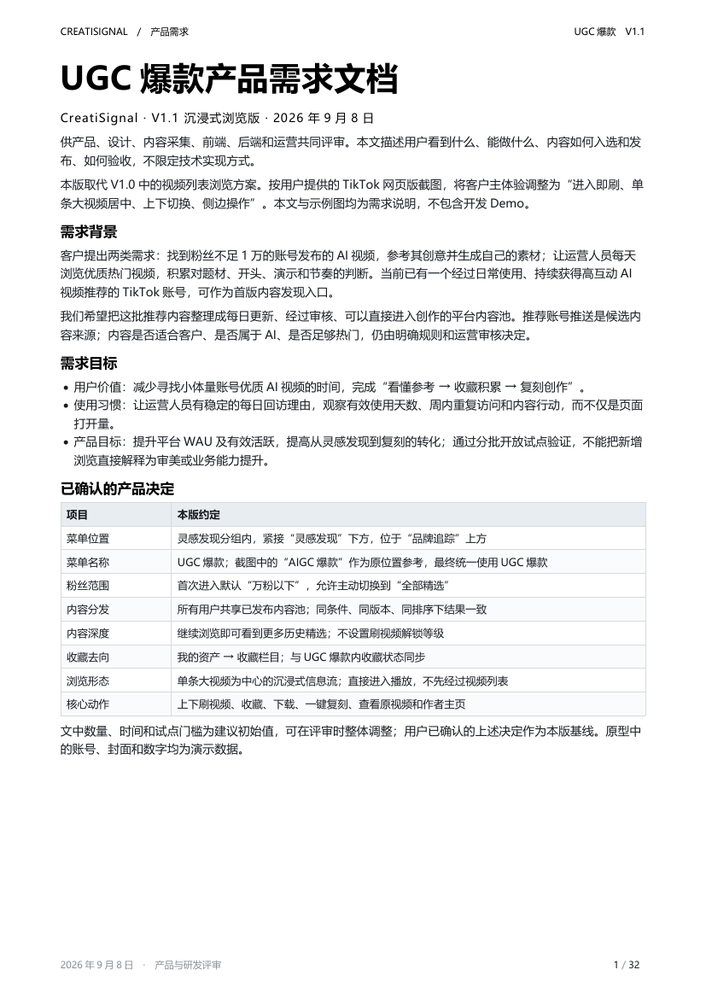
#> input picture deliverables/ugc-hits-prd-immersive-20260908/_build/word-pages/page-01.png, 706 x 999 px, shrunk from 827 x 1170 before the run; its folder holds only this picture in this run
$ python qa_pages.py word-pages/page-01.png
#> lines starting #> are read from the running program, lines starting #| are printed output that depends on the picture
from pathlib import Path
import json,sys
from pypdf import PdfReader
from PIL import Image, ImageDraw
ROOT=Path(__file__).resolve().parent
if '--inspect' in sys.argv:
    pdf=PdfReader(ROOT/'word-render.pdf')
    report=[]
    for i,p in enumerate(pdf.pages):
        text=p.extract_text() or ''
        lines=text.splitlines()
        report.append({'page':i+1,'chars':len(text),'head':lines[:4],'tail':lines[-4:]})
    (ROOT/'page_text_qa.json').write_text(json.dumps(report,ensure_ascii=False,indent=2),encoding='utf-8')
    print(json.dumps(report,ensure_ascii=False,indent=2))
else:
    paths=sorted((ROOT/'word-pages').glob('page-*.png'))
    out=ROOT/'review';out.mkdir(exist_ok=True)
    for i in range(0,len(paths),2):
        pics=[Image.open(p).convert('RGB') for p in paths[i:i+2]]
#> pics = 1 item
        canvas=Image.new('RGB',(pics[0].width*2,max(p.height for p in pics)+26),'#d7dbe0')
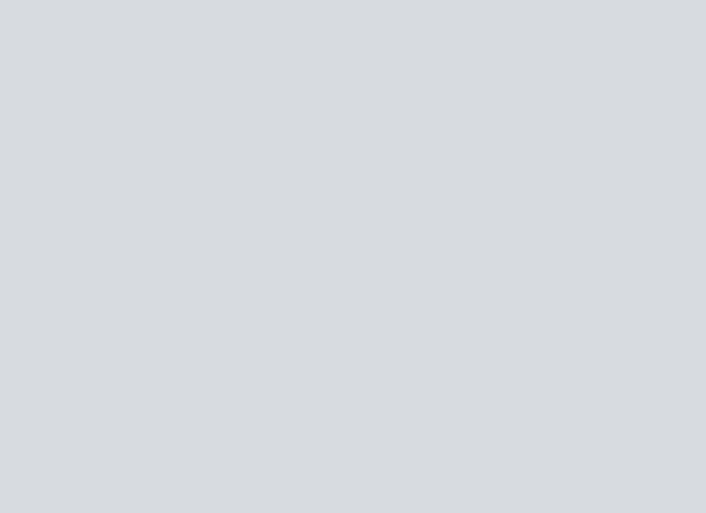
#> canvas: PIL image 1412x1025 RGB (shown at 1/2 size); mean R, G, B 215, 219, 224
        d=ImageDraw.Draw(canvas)
        for j,pic in enumerate(pics):
            canvas.paste(pic,(j*pic.width,26));d.text((j*pic.width+12,6),paths[i+j].stem,fill='black')
#> this loop made 1 pass
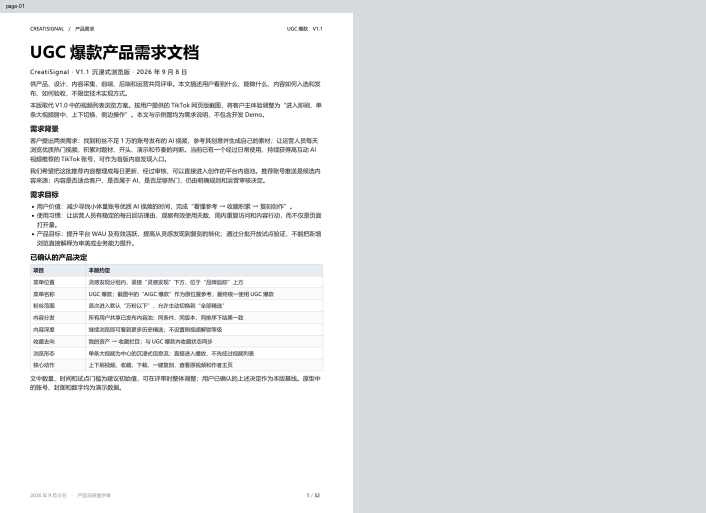
#> canvas: PIL image 1412x1025 RGB (shown at 1/2 size); mean R, G, B 227.3, 229.5, 232.3
        canvas.save(out/f'pair-{i//2+1:02d}.png')
    print('Review sheets:',len(paths),'pages')

$ run again, on deliverables/ugc-hits-prd-immersive-20260908/_build/word-pages/page-05.png
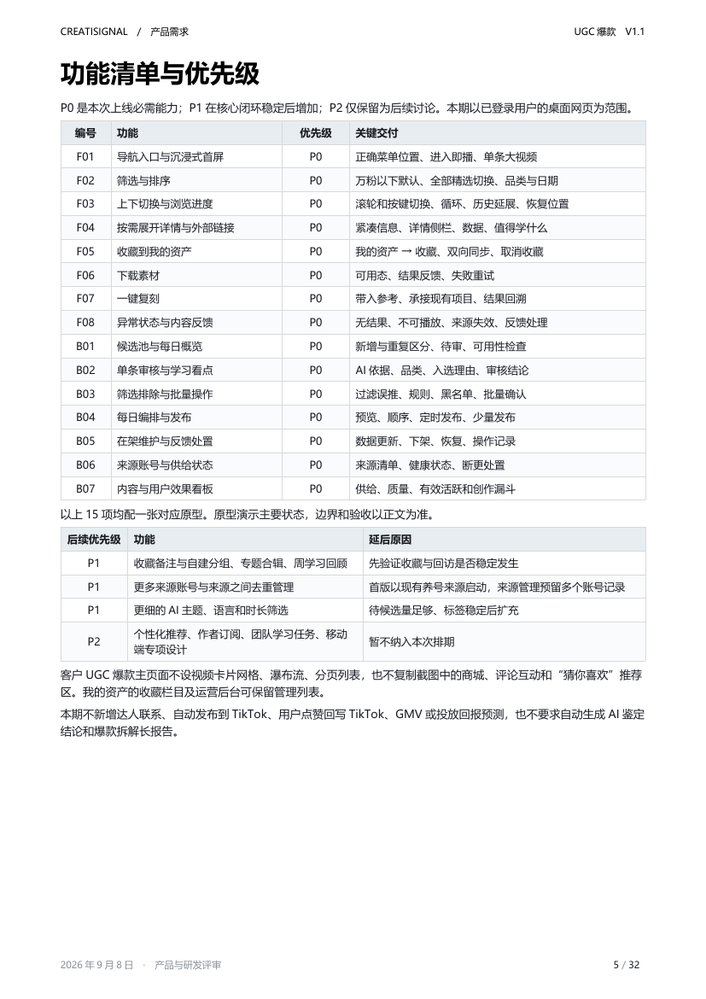
#> input picture deliverables/ugc-hits-prd-immersive-20260908/_build/word-pages/page-05.png, 706 x 999 px, shrunk from 827 x 1170 before the run
#> pics = 1 item
#> the loop `for j,pic in enumerate(pics):` made 1 pass
#> after the loop `for j,pic in enumerate(pics):`:
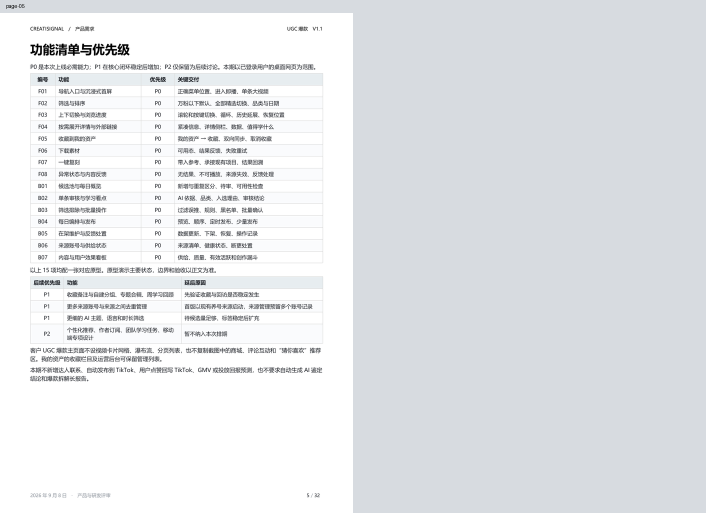
#> canvas: PIL image 1412x1025 RGB (shown at 1/2 size); mean R, G, B 228.2, 230.5, 233.3

$ run again, on deliverables/ugc-hits-prd-immersive-20260908/_build/word-pages/page-06.png
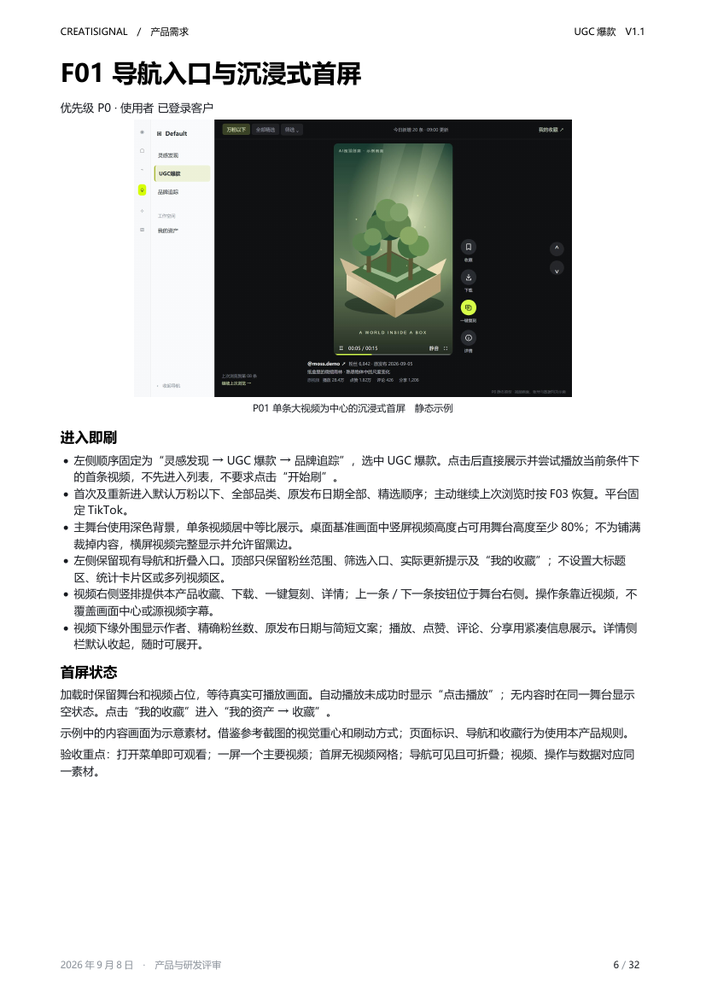
#> input picture deliverables/ugc-hits-prd-immersive-20260908/_build/word-pages/page-06.png, 706 x 999 px, shrunk from 827 x 1170 before the run
#> pics = 1 item
#> the loop `for j,pic in enumerate(pics):` made 1 pass
#> after the loop `for j,pic in enumerate(pics):`:
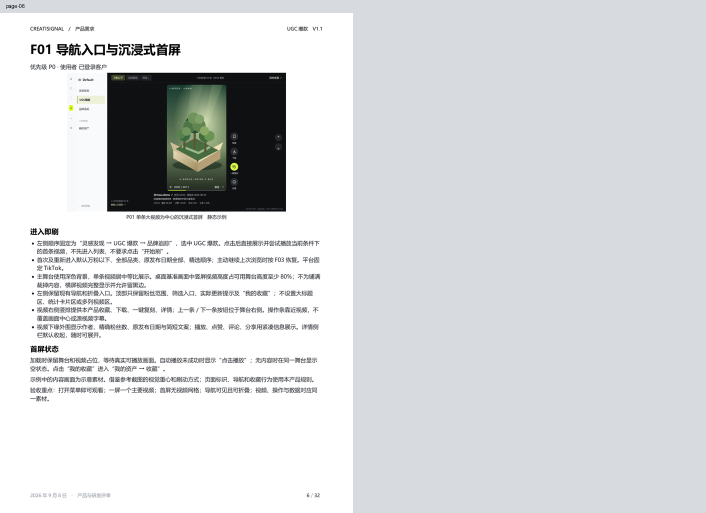
#> canvas: PIL image 1412x1025 RGB (shown at 1/2 size); mean R, G, B 215.1, 217.6, 219.8

$ run again, on deliverables/ugc-hits-prd-immersive-20260908/_build/word-pages/page-07.png
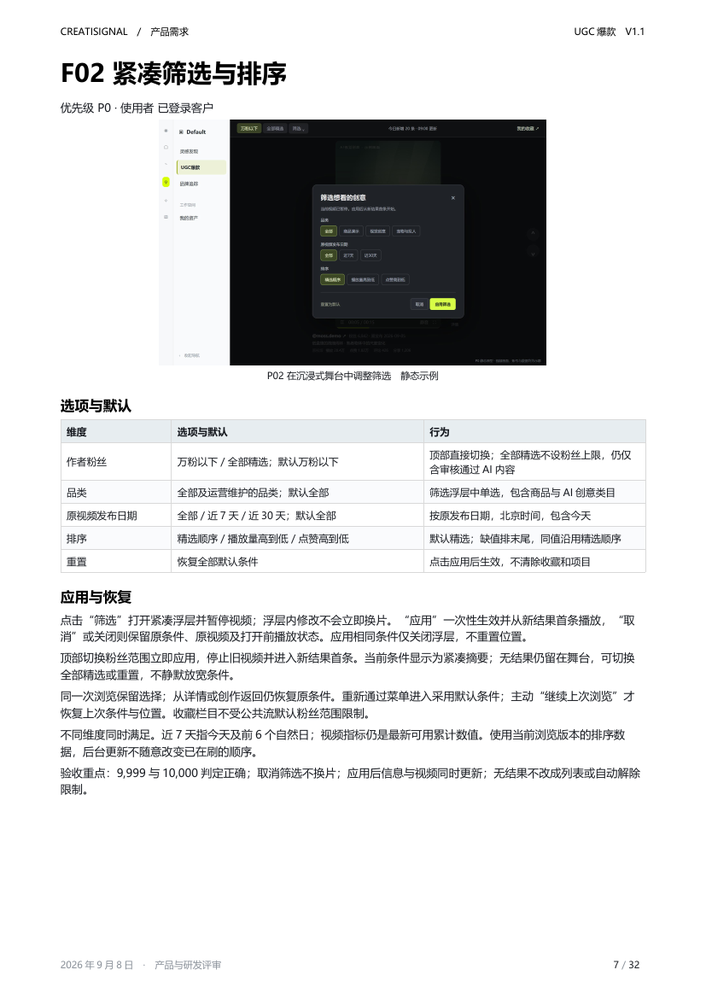
#> input picture deliverables/ugc-hits-prd-immersive-20260908/_build/word-pages/page-07.png, 706 x 999 px, shrunk from 827 x 1170 before the run
#> pics = 1 item
#> the loop `for j,pic in enumerate(pics):` made 1 pass
#> after the loop `for j,pic in enumerate(pics):`:
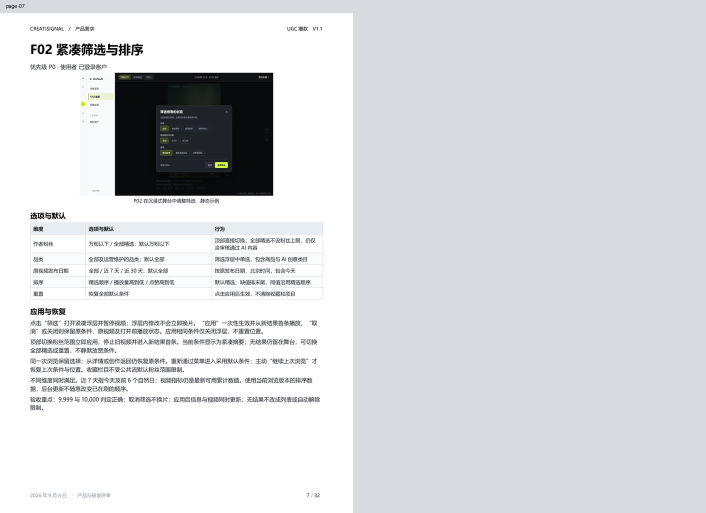
#> canvas: PIL image 1412x1025 RGB (shown at 1/2 size); mean R, G, B 217.2, 219.4, 222.2

$ run again, on deliverables/ugc-hits-prd-immersive-20260908/_build/word-pages/page-02.png
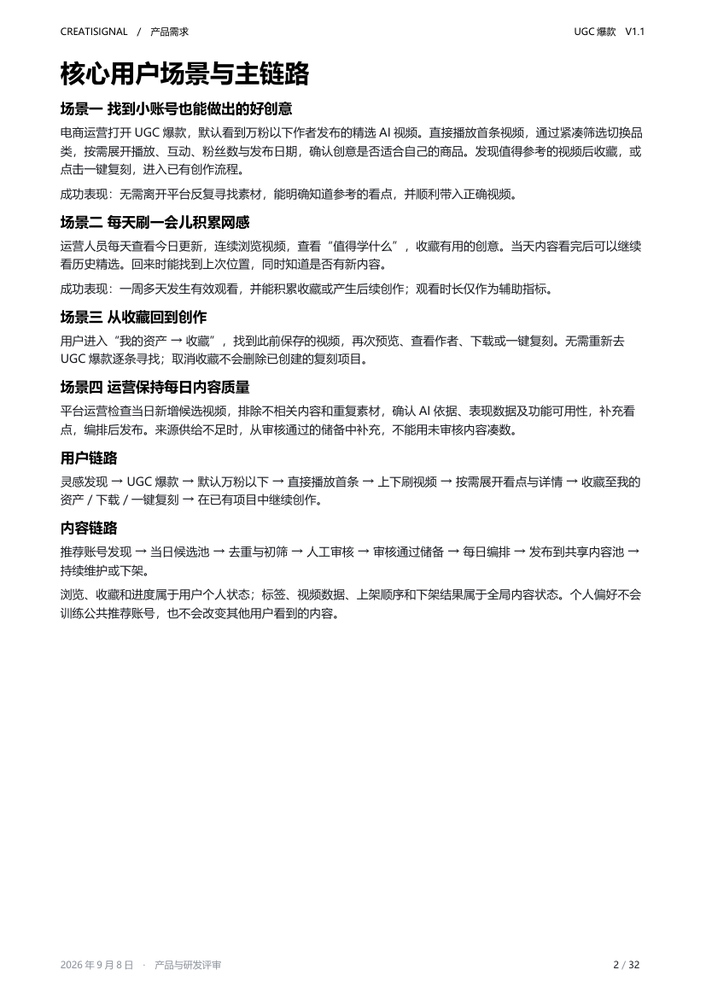
#> input picture deliverables/ugc-hits-prd-immersive-20260908/_build/word-pages/page-02.png, 706 x 999 px, shrunk from 827 x 1170 before the run
#> pics = 1 item
#> the loop `for j,pic in enumerate(pics):` made 1 pass
#> after the loop `for j,pic in enumerate(pics):`:
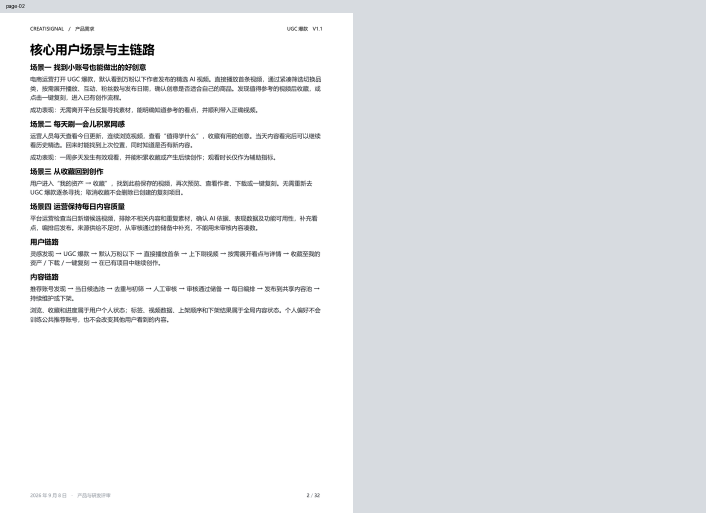
#> canvas: PIL image 1412x1025 RGB (shown at 1/2 size); mean R, G, B 228.6, 230.7, 233.4
